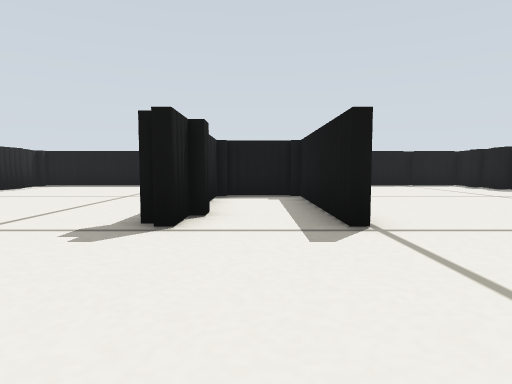
View 1 (above)

15 first-person views from a walk through a robot-simulator world made for Gazebo. The camera is 0.15 m above the floor, tilts 4° down and sees 75° across. The floor is counted in squares, 0.2 m on a side. Each view is taken from the middle of a square. On the plan, view 1 faces up. The plan holds only what a view shows up to about 11 squares ahead; the rest is blank.

View 2
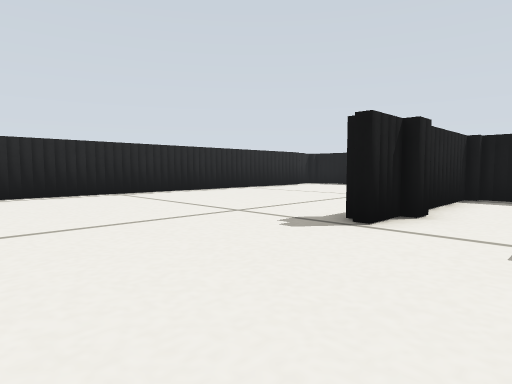

View 3
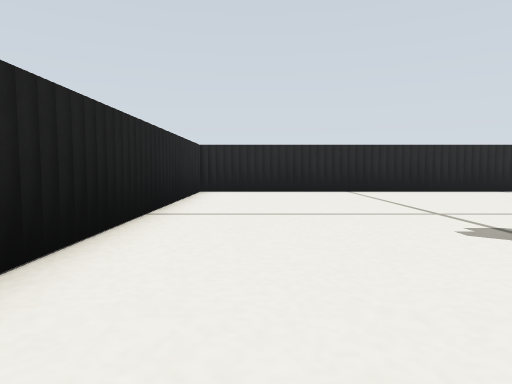

View 4
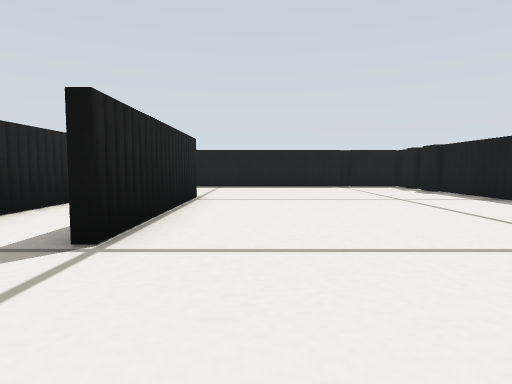

View 5
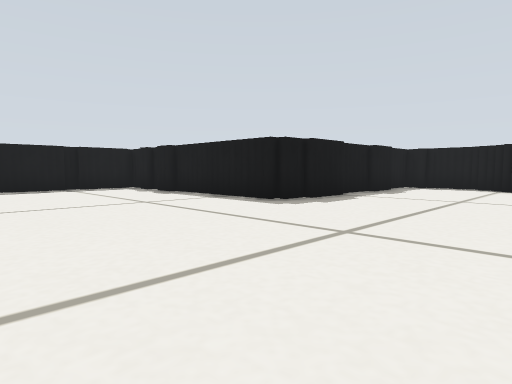

View 6
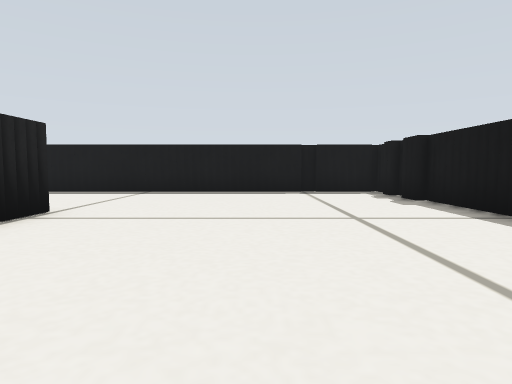

View 7
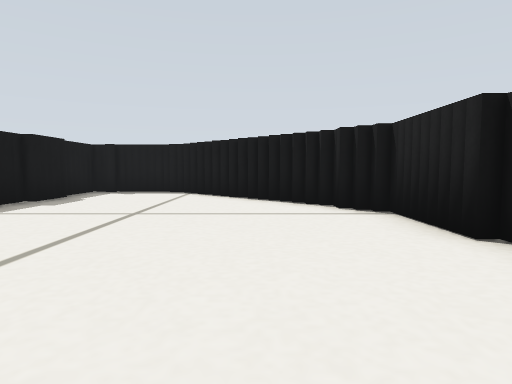

View 8
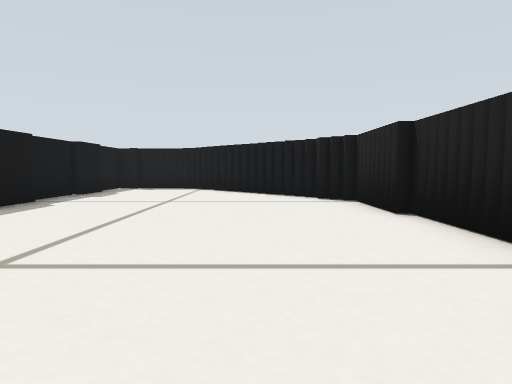

View 9
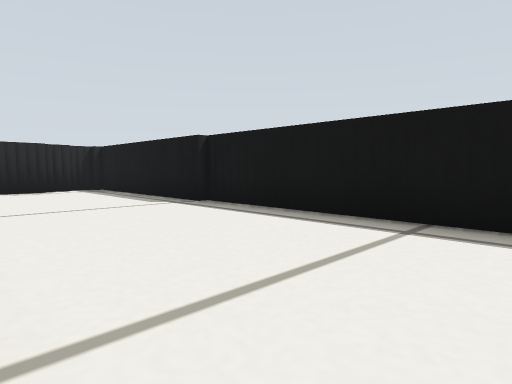

View 10
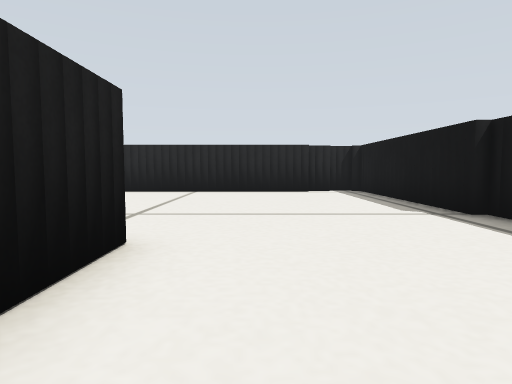

View 11
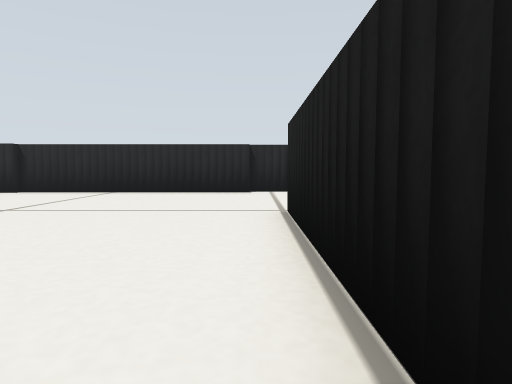

View 12
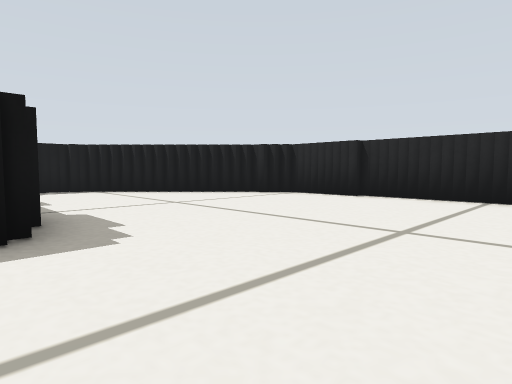

View 13
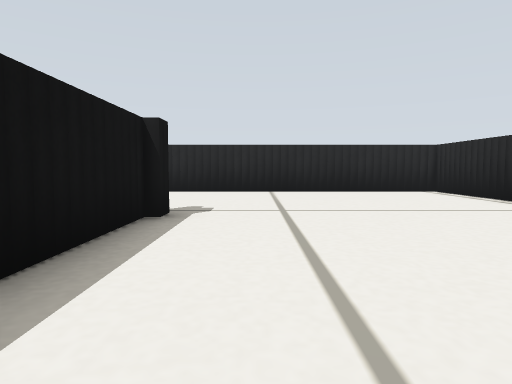

View 14
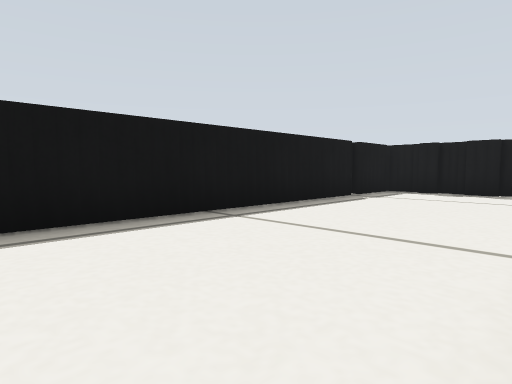

View 15
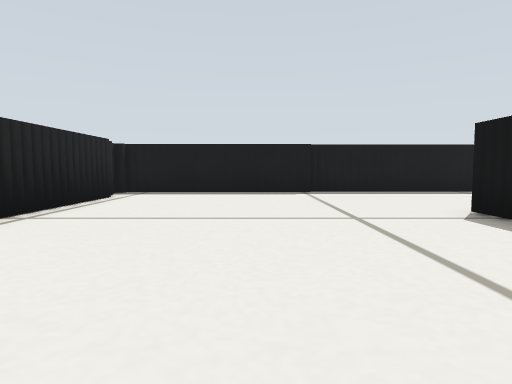

### Floor plan
Points are (right, up) in squares from view 1. A wall is a line through its corners. A room is listed if a view was taken in it or the views show most of it. See-through windows are left out.
Room 1 (views 1, 2, 3, 4, 5, 6, 7, 8, 9, 10, 11, 12, 13, 14, 15)
walls: (1.4, 9.8) (1.4, 4.1); (1.2, 4.1) (1.2, 9.2) (-1, 9.2) (-1, 6.1); (-0.8, 5.8) (-0.8, 5.1); (-1, 5.2) (-1, 4.1); (-1.3, 4.9) (-1.3, 9.7) (0.4, 9.7); (-1.6, 4.4) (-1.6, 5); (2.1, -0.6) (9.5, -0.6); (0.9, -0.8) (2.2, -0.8); (10, 7.2) (9, 7.2) (9, 11.8); (8.7, 11.6) (8.7, 12.5); (9, 12.5) (9, 13.2); (6.5, 14.7) (-3.4, 14.7); (8.7, 13.1) (8.7, 13.8); (-3.2, 14.5) (-9.1, 14.5); (7, 14.9) (6.5, 14.9); (11.5, 6.9) (9.9, 6.9); (9, 13.8) (9, 15); (8.8, 14.7) (6.9, 14.7); (9.4, -0.3) (11.8, -0.3); (13.5, 7.2) (11.8, 7.2); (12.1, 0.4) (12.8, 0.4); (-8.8, 12.8) (-8.8, -0.8) (-0.1, -0.8); (-9, 13.5) (-9, 12.8); (14.8, 6.9) (13.4, 6.9); (16.4, 4.1) (16.4, 4.8); (16.7, 7.2) (15.1, 7.2); (16.7, 4.6) (16.7, 6.5)

Positions as (right, up) in squares from view 1, and headings:
1: (0, 0), facing up
2: (1, 0), facing up-left
3: (2, 1), facing left
4: (3, 1), facing up
5: (3, 2), facing up-right
6: (5, 4), facing up
7: (6, 2), facing right
8: (4, 2), facing right
9: (3, 10), facing up-left
10: (2, 11), facing left
11: (2, 10), facing down
12: (5, 8), facing down-right
13: (-3, 10), facing down
14: (-2, 10), facing up-right
15: (-5, 4), facing up
